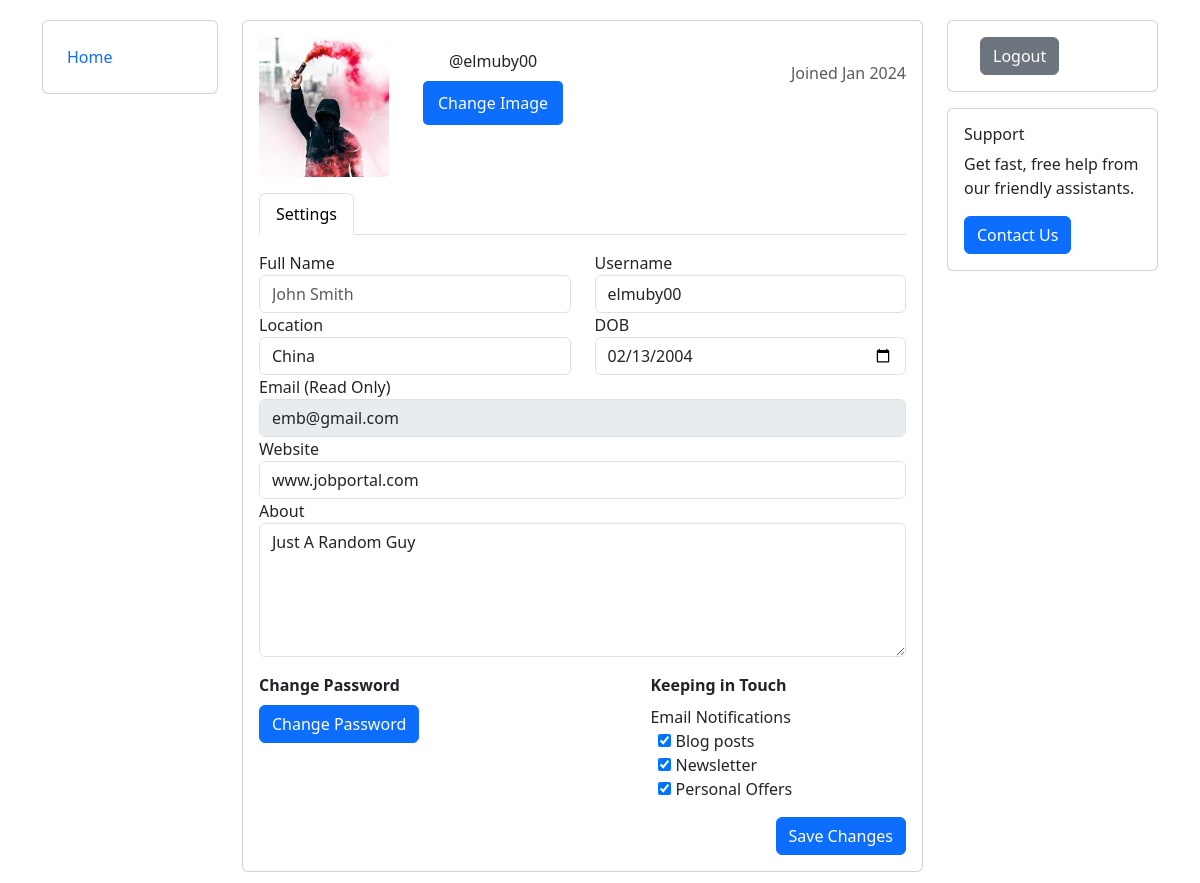
/edit_profile/ (signed in), run on the app's committed database.
### blog/models.py (models this page shows, shortened)
class Profile(models.Model):
    user = models.OneToOneField(User, on_delete=models.CASCADE)
    bio = models.TextField(null=True, blank=True)
    dob = models.DateField(null=True, blank=True)
    profile_img =  models.ImageField( upload_to='profile_images', default='default.jpg')
    location = models.CharField(null=True, blank=True, max_length=100)
    website = models.CharField(null=True, blank=True,max_length=100)

### blog/views.py (the view, shortened to what this page needs)
# urls.py: path("edit_profile/", views.edit_profile , name="edit_profile-page"),
@login_required(login_url="signin-page")
def edit_profile(request):
    user_object = User.objects.get(username=request.user)
    currently_user = Profile.objects.get(user=user_object)
    context = {"currently_user": currently_user}
    return render(request, "edit_profile.html", context)

### templates/edit_profile.html (shortened to what this page needs)
{% load static %}
<!DOCTYPE html>
<html lang="en">
<head>
    <link href="https://cdn.jsdelivr.net/npm/bootstrap@5.3.2/dist/css/bootstrap.min.css" rel="stylesheet"
>
    <link rel="stylesheet" href="{% static 'css/editprofile.css' %}">
</head>
<body>
    <div class="container">
        <div class="row flex-lg-nowrap">
            <div class="col-12 col-lg-auto mb-3" style="width: 200px;">
                <div class="card p-3">
                    <div class="e-navlist--active-bg">
                        <ul class="nav">
                            <li class="nav-item"><a class="nav-link px-2 active" href="#"><span>Home</span></a></li>
                        </ul>
                    </div>
                </div>
            </div>
            <div class="col">
                <div class="row">
                    <div class="col mb-3">
                        <div class="card">
                            <div class="card-body">
                                <div class="e-profile">
                                        <div class="row">
                                            <div class="col-12 col-sm-auto mb-3">
                                                <div class="mx-auto" style="width: 140px;">
                                                    <div class="d-flex justify-content-center align-items-center rounded"
                                                        style="height: 140px; overflow: hidden; width: 130px; background-color: rgb(233, 236, 239);">
                                                        <span
                                                            style="color: rgb(166, 168, 170); font: bold 8pt Arial; overflow: hidden; ">
                                                            <img style="width: 100%; object-fit: cover; object-position: center;"
                                                                src="{{ currently_user.profile_img.url }}"
                                                                alt="unavailable">
                                                        </span>
                                                    </div>
                                                </div>
                                            </div>
                                            <div
                                                class="col d-flex flex-column flex-sm-row justify-content-between mb-3">
                                                <div class="text-center text-sm-left mb-2 mb-sm-0">
                                                    <h4 class="pt-sm-2 pb-1 mb-0 text-nowrap">
                                                    </h4>
                                                    <p class="mb-0">@{{request.user.username}}</p>
                                                    <div class="mt-2 file-input-container">
                                                        <button class="btn btn-primary file-input-button">Change
                                                            Image</button>
                                                    </div>
                                                </div>
                                                <div class="text-center text-sm-right">
                                                    <span class="badge badge-secondary">administrator</span>
                                                    <div class="text-muted"><p>Joined
                                                            {{request.user.date_joined | date:"M Y" }}</p></div>
                                                </div>
                                            </div>
                                        </div>
                                    <ul class="nav nav-tabs">
                                        <li class="nav-item"><a href="" class="active nav-link">Settings</a></li>
                                    </ul>
                                    <div class="tab-content pt-3">
                                        <div class="tab-pane active">
                                            <form action="" method="post" class="form" novalidate>
                                                <div class="row">
                                                    <div class="col">
                                                        <div class="row">
                                                            <div class="col">
                                                                <div class="form-group">
                                                                    <label>Full Name</label>
                                                                    <input class="form-control" type="text" name="name"
                                                                        placeholder="John Smith"
                                                                        value="{{currently_user.user.first_name}}">
                                                                </div>
                                                            </div>
                                                            <div class="col">
                                                                <div class="form-group">
                                                                    <label>Username</label>
                                                                    <input class="form-control" type="text"
                                                                        name="username" placeholder="Username"
                                                                        value="{{currently_user.user.username}}">
                                                                </div>
                                                            </div>
                                                        </div>
                                                        <div class="row">
                                                            <div class="col">
                                                                <div class="form-group">
                                                                    <label>Location</label>
                                                                    <input class="form-control" type="text"
                                                                        name="location" placeholder="State, Country"
                                                                        value="{{ currently_user.location }}">
                                                                </div>
                                                            </div>
                                                            <div class="col">
                                                                <div class="form-group">
                                                                    <label>DOB</label>
                                                                    <input class="form-control" type="date" value="{{ currently_user.dob|date:'Y-m-d' }}" name="dob">
                                                                </div>
                                                            </div>
                                                        </div>
                                                        <div class="row">
                                                            <div class="col">
                                                                <div class="form-group">
                                                                    <label>Email (Read Only)</label>
                                                                    <input class="form-control" type="text" disabled value="{{currently_user.user.email}}"
                                                                        placeholder="user@example.com" name="email">
                                                                </div>
                                                            </div>
                                                        </div>
                                                        <div class="row">
                                                            <div class="col">
                                                                <div class="form-group">
                                                                    <label>Website</label>
                                                                    <input class="form-control" type="text"
                                                                        value="{{currently_user.website}}"
                                                                        placeholder="www.xyx.com" name="Website">
                                                                </div>
                                                            </div>
                                                        </div>
                                                        <div class="row">
                                                            <div class="col mb-3">
                                                                <div class="form-group">
                                                                    <label>About</label>
                                                                    <textarea class="form-control" rows="5" name="bio"
                                                                        placeholder="My Bio">{{ currently_user.bio }}</textarea>
                                                                </div>
                                                            </div>
                                                        </div>
                                                    </div>
                                                </div>
                                                <div class="row">
                                                    <div class="col-12 col-sm-6 mb-3">
                                                        <div class="mb-2"><b>Change Password</b></div>
                                                        <div class="row">
                                                            <div class="col">
                                                                <div class="form-group">
                                                                    <button class="btn btn-primary"
                                                                        type="/submit">Change Password</button>
                                                                </div>
                                                            </div>
                                                        </div>
                                                    </div>
                                                    <div class="col-12 col-sm-5 offset-sm-1 mb-3">
                                                        <div class="mb-2"><b>Keeping in Touch</b></div>
                                                        <div class="row">
                                                            <div class="col">
                                                                <label>Email Notifications</label>
                                                                <div class="custom-controls-stacked px-2">
                                                                    <div class="custom-control custom-checkbox">
                                                                        <input type="checkbox"
                                                                            class="custom-control-input"
                                                                            id="notifications-blog" checked>
                                                                        <label class="custom-control-label"
                                                                            for="notifications-blog">Blog posts</label>
                                                                    </div>
                                                                    <div class="custom-control custom-checkbox">
                                                                        <input type="checkbox"
                                                                            class="custom-control-input"
                                                                            id="notifications-news" checked>
                                                                        <label class="custom-control-label"
                                                                            for="notifications-news">Newsletter</label>
                                                                    </div>
                                                                    <div class="custom-control custom-checkbox">
                                                                        <input type="checkbox"
                                                                            class="custom-control-input"
                                                                            id="notifications-offers" checked>
                                                                        <label class="custom-control-label"
                                                                            for="notifications-offers">Personal
                                                                            Offers</label>
                                                                    </div>
                                                                </div>
                                                            </div>
                                                        </div>
                                                    </div>
                                                </div>
                                                <div class="row">
                                                    <div class="col d-flex justify-content-end">
                                                        <button class="btn btn-primary" type="submit">Save
                                                            Changes</button>
                                                    </div>
                                                </div>
                                            </form>
                                        </div>
                                    </div>
                                </div>
                            </div>
                        </div>
                    </div>
                    <div class="col-12 col-md-3 mb-3">
                        <div class="card mb-3">
                            <div class="card-body">
                                <div class="px-xl-3">
                                    <button class="btn btn-block btn-secondary">
                                        <span>Logout</span>
                                    </button>
                                </div>
                            </div>
                        </div>
                        <div class="card">
                            <div class="card-body">
                                <h6 class="card-title font-weight-bold">Support</h6>
                                <p class="card-text">Get fast, free help from our friendly assistants.</p>
                                <button type="button" class="btn btn-primary">Contact Us</button>
                            </div>
                        </div>
                    </div>
                </div>
            </div>
        </div>
    </div>
</body>
</html>

### data on the page
Profile: profile_img (picture), username "elmuby00", location "China", dob "02/13/2004", email "emb@gmail.com", Website "www.jobportal.com", bio "Just A Random Guy"

### other printed values
{{ request.user.username }} "elmuby00"
{{ request.user.date_joined | date:"M Y" }} "Jan 2024"
